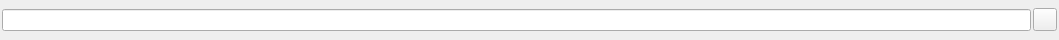
<?xml version="1.0" encoding="UTF-8"?>
<ui version="4.0">
 <class>UrlView</class>
 <widget class="QWidget" name="UrlView">
  <property name="geometry">
   <rect>
    <x>0</x>
    <y>0</y>
    <width>1059</width>
    <height>40</height>
   </rect>
  </property>
  <property name="windowTitle">
   <string>UrlView</string>
  </property>
  <layout class="QHBoxLayout" name="horizontalLayout">
   <property name="spacing">
    <number>2</number>
   </property>
   <property name="leftMargin">
    <number>2</number>
   </property>
   <property name="topMargin">
    <number>2</number>
   </property>
   <property name="rightMargin">
    <number>2</number>
   </property>
   <property name="bottomMargin">
    <number>2</number>
   </property>
   <item>
    <widget class="QLineEdit" name="url_edit"/>
   </item>
   <item>
    <widget class="QToolButton" name="refresh_btn">
     <property name="text">
      <string/>
     </property>
    </widget>
   </item>
  </layout>
 </widget>
 <layoutdefault spacing="6" margin="11"/>
 <resources/>
 <connections/>
</ui>
